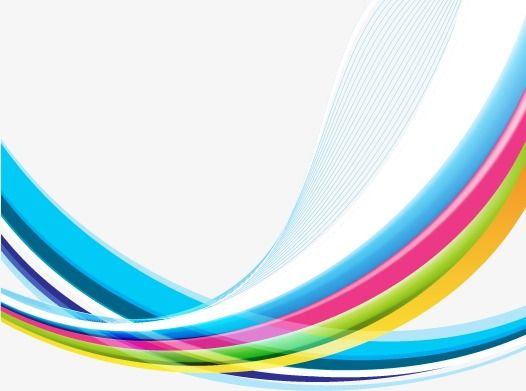
#> input picture data/flower.jpg, 526 x 391 px
$ python -i main.py   (imports and definitions only)   (older library calls are emulated)
#> lines starting #> are read from the running program, lines starting #| are printed output that depends on the picture
from pathlib import Path
import tkinter as tk
from tkinter import filedialog, messagebox, ttk

import cv2
import numpy as np
from matplotlib.backends.backend_tkagg import FigureCanvasTkAgg
from matplotlib.figure import Figure


DEFAULT_IMAGE = Path(__file__).resolve().parents[1] / "data" / "flower.jpg" #importはこの行で行う


# [16 lines left out: functions read_grayscale, read_colored, not called in this run]

def minmax_stretch(image, out_min=0, out_max=255):
#> called with out_min = 0, out_max = 255
    in_min = int(np.min(image))
#> in_min = 0
    in_max = int(np.max(image))
#> in_max = 255
    if in_max == in_min:
        return np.full_like(image, out_min)
    stretched = (image.astype(np.float32) - in_min) * \
                (out_max - out_min) / (in_max - in_min) + out_min
    return np.clip(stretched, out_min, out_max).astype(np.uint8)


def analyze_image(image):
    """Run the variant-4 contrast enhancement and point/line/edge methods."""
    #if image is None or image.ndim != 2 or image.size == 0:
    #    raise ValueError("Expected a non-empty grayscale image.")

    stretched = minmax_stretch(image)
    imgg=cv2.cvtColor(image, cv2.COLOR_RGB2GRAY)
    equalized = cv2.equalizeHist(imgg)
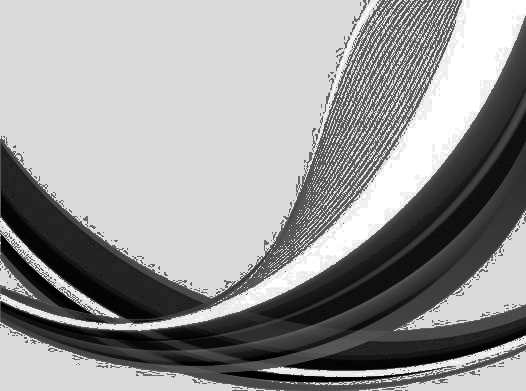
#> equalized: shape (391, 526); min 0, max 255, mean 153.6

    laplacian = cv2.Laplacian(image, cv2.CV_32F, ksize=3)
    point_response = np.abs(laplacian)
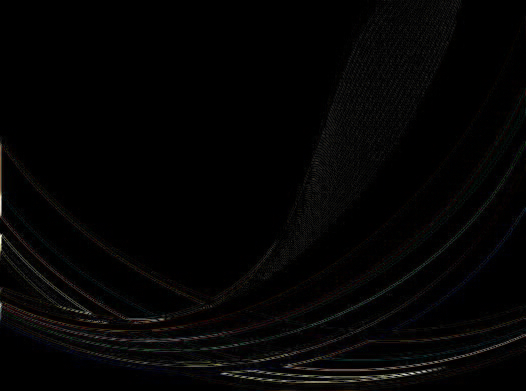
#> point_response: shape (391, 526, 3) float32; mean R, G, B 26.4, 24.4, 23.6; drawn with min black and max white
    point_threshold = max(30.0, float(np.percentile(point_response, 99.5)))
#> point_threshold = 436
    points = cv2.threshold(
        point_response, point_threshold, 255, cv2.THRESH_BINARY
    )[1].astype(np.uint8)

    smoothed = cv2.GaussianBlur(image, (5, 5), 0)
    canny = cv2.Canny(smoothed, 50, 150)
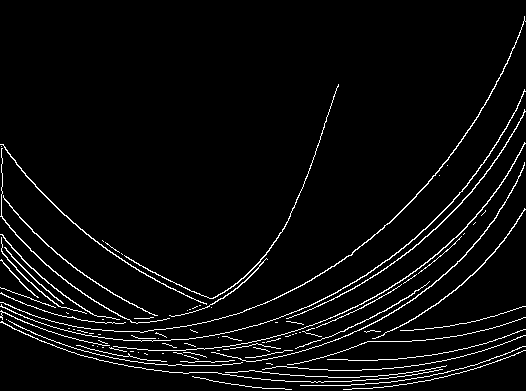
#> canny: shape (391, 526); 4.4% white in thin lines or dots
    line_image = cv2.cvtColor(smoothed, cv2.COLOR_RGB2GRAY)
    min_line_length = max(10, min(image.shape) // 8)
#> min_line_length = 10
    hough_lines = cv2.HoughLinesP(
        canny,
        rho=1,
        theta=np.pi / 180,
        threshold=max(10, min(image.shape) // 8),
        minLineLength=min_line_length,
        maxLineGap=max(3, min(image.shape) // 50),
    )
#> hough_lines = 245 rows, first 6: [76, 333, 128, 340], [261, 379, 284, 380], [32, 315, 44, 318], [76, 310, 86, 313], [316, 385, 344, 385], [311, 304, 337, 292]
    if hough_lines is not None:
        for x1, y1, x2, y2 in hough_lines.reshape(-1, 4):
            cv2.line(line_image, (x1, y1), (x2, y2), (255, 0, 0), 2)
#> this loop made 245 passes
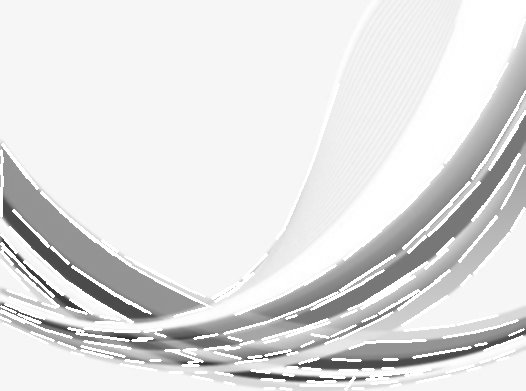
#> line_image: shape (391, 526); min 41, max 255, mean 224.7

    gx = cv2.Sobel(image, cv2.CV_32F, 1, 0, ksize=3)
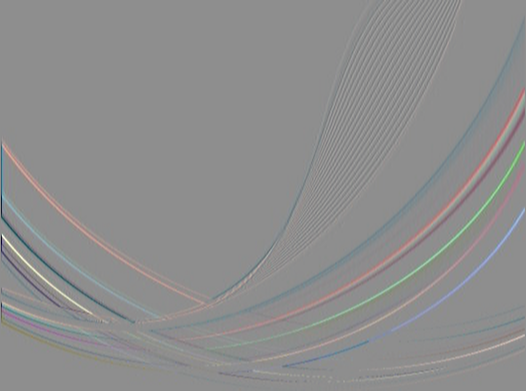
#> gx: shape (391, 526, 3) float32; mean R, G, B -0.1, -0.4, -0.5; drawn with min black and max white
    gy = cv2.Sobel(image, cv2.CV_32F, 0, 1, ksize=3)
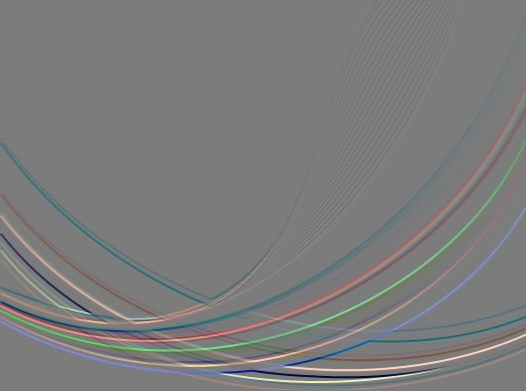
#> gy: shape (391, 526, 3) float32; mean R, G, B -0.2, 0, 0; drawn with min black and max white
    magnitude = cv2.magnitude(gx, gy)
    magnitude = cv2.normalize(
        magnitude, None, 0, 255, cv2.NORM_MINMAX
    ).astype(np.uint8)
    sobel_edges = cv2.threshold(
        magnitude, 100, 255, cv2.THRESH_BINARY
    )[1]
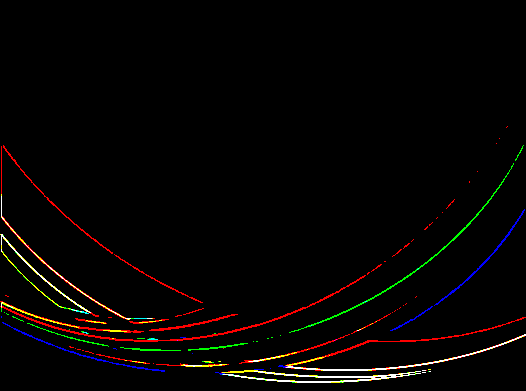
#> sobel_edges: shape (391, 526, 3); mean R, G, B 6.2, 4, 2.6

    return {
        "Original": image,
        "Min-max contrast": stretched,
        "Histogram equalization": equalized,
        "Point detection (Laplacian)": points,
        "Line detection (Hough)": line_image,
        "Sobel edges": sobel_edges,
        "Canny edges": canny,
        "Sobel gradient magnitude": magnitude,
    }


# [16 lines left out: function make_test_images, not called in this run]


class ImageProcessingApp:
    # [32 lines left out: function __init__, not called in this run]

    def select_sample(self, _event=None):
        self.current_image = self.samples[self.sample_name.get()]
        self.show_results()

    # [89 lines left out: functions open_image, show_results, main, not called in this run]


# [2 lines not run here, left out]

>>> import cv2
>>> picture = cv2.cvtColor(cv2.imread('../data/flower.jpg'), cv2.COLOR_BGR2RGB)
>>> result = analyze_image(picture)
#> result = 8 items
